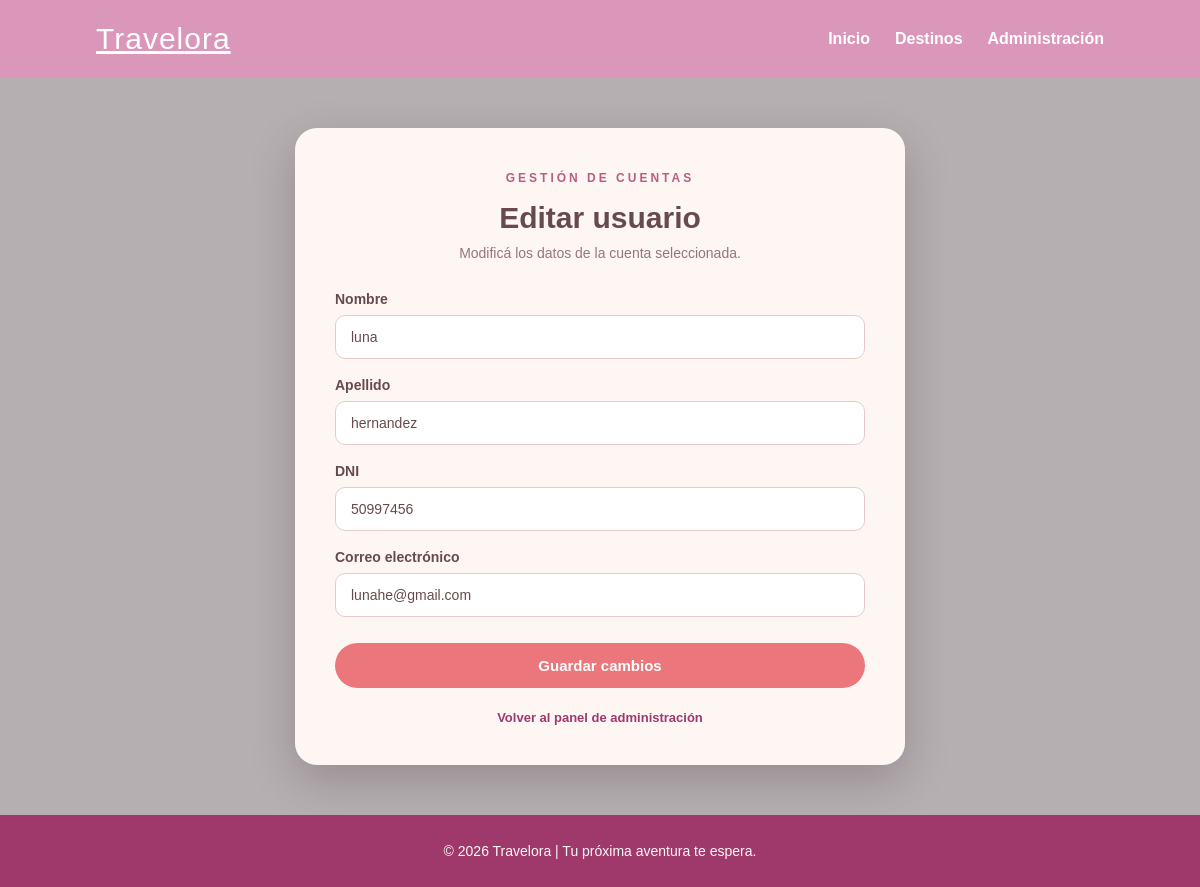
The app's page /editar_usuario.php?id=2 (signed in) with its own data.
### tables this page shows
CREATE TABLE `usuarios` (
  `id` int(11) NOT NULL,
  `nombre` varchar(100) NOT NULL,
  `apellido` varchar(100) NOT NULL,
  `dni` varchar(20) NOT NULL,
  `correo` varchar(150) NOT NULL,
  `contraseña` varchar(255) NOT NULL,
  `rol` enum('usuario','admin') DEFAULT 'usuario',
  `fecha_archivado` datetime DEFAULT NULL,
  `fecha_creacion` timestamp NOT NULL DEFAULT current_timestamp()
);

### editar_usuario.php (the view, shortened to what this page needs)
<?php
require_once "conexion.php";
$id = filter_input(INPUT_GET, "id", FILTER_VALIDATE_INT);
$consulta = $conexion->prepare(
    "SELECT id, nombre, apellido, dni, correo
    FROM usuarios
    WHERE id = ? AND fecha_archivado IS NULL"
);
$consulta->execute([$id]);
$usuario = $consulta->fetch(PDO::FETCH_ASSOC);
?>
<!DOCTYPE html>
<html lang="es">
<head>
    <link rel="stylesheet" href="style.css?v=11">
</head>
<body class="editar-page">
    <header class="navbar">
        <a href="index.php" class="logo">
            Travel<span>ora</span>
        </a>
        <nav class="menu">
            <a href="index.php">Inicio</a>
            <a href="destinos.php">Destinos</a>
            <a href="admin_usuarios.php">Administración</a>
        </nav>
    </header>
    <main class="editar-container">
        <section class="editar-card">
            <div class="editar-heading">
                <span class="editar-tag">GESTIÓN DE CUENTAS</span>
                <h1>Editar usuario</h1>
                <p>Modificá los datos de la cuenta seleccionada.</p>
            </div>
            <form method="POST" class="editar-form">
                <div class="editar-field">
                    <label for="nombre">Nombre</label>
                    <input
                        type="text"
                        id="nombre"
                        name="nombre"
                        value="<?php echo htmlspecialchars($usuario["nombre"]); ?>"
                        required
                    >
                </div>
                <div class="editar-field">
                    <label for="apellido">Apellido</label>
                    <input
                        type="text"
                        id="apellido"
                        name="apellido"
                        value="<?php echo htmlspecialchars($usuario["apellido"]); ?>"
                        required
                    >
                </div>
                <div class="editar-field">
                    <label for="dni">DNI</label>
                    <input
                        type="text"
                        id="dni"
                        name="dni"
                        value="<?php echo htmlspecialchars($usuario["dni"]); ?>"
                        required
                    >
                </div>
                <div class="editar-field">
                    <label for="correo">Correo electrónico</label>
                    <input
                        type="email"
                        id="correo"
                        name="correo"
                        value="<?php echo htmlspecialchars($usuario["correo"]); ?>"
                        required
                    >
                </div>
                <button type="submit" class="editar-button">
                    Guardar cambios
                </button>
            </form>
            <a href="admin_usuarios.php" class="editar-back">
                Volver al panel de administración
            </a>
        </section>
    </main>
    <footer class="footer">
        <p>© 2026 Travelora | Tu próxima aventura te espera.</p>
    </footer>
</body>
</html>

### style.css (style rules this page uses)
* { margin: 0; padding: 0; box-sizing: border-box; }
html { scroll-behavior: smooth; }
body { font-family: Arial, sans-serif; background-color: #fff8f5; color: #674b4c; }
.navbar { display: flex; justify-content: space-between; align-items: center; padding: 22px 8%; background-color: #db97b9; }
.logo { font-size: 30px; color: #ffffff; letter-spacing: 1px; }
.logo span { color: #ffffff; }
.menu { display: flex; align-items: center; gap: 25px; }
.menu a { text-decoration: none; color: #ffffff; font-weight: bold; transition: 0.3s; }
button, .boton-accion { transition: 0.3s; }
footer { background-color: #9f396c; color: #fff8f5; text-align: center; padding: 28px; font-size: 14px; }
.editar-page { min-height: 100vh; display: flex; flex-direction: column; background: linear-gradient(rgba(45, 27, 35, 0.35), rgba(45, 27, 35, 0.35)), url("https://images.unsplash.com/photo-1567991722999-74f27f53f33a?w=1600") center/cover fixed; }
.editar-container { width: 100%; max-width: 650px; margin: auto; padding: 50px 20px; }
.editar-card { width: 100%; padding: 40px; background: rgba(255, 248, 245, 0.97); border-radius: 22px; box-shadow: 0 15px 45px rgba(40, 20, 25, 0.22); }
.editar-heading { text-align: center; margin-bottom: 30px; }
.editar-tag { color: #b85d83; font-size: 12px; font-weight: bold; letter-spacing: 3px; }
.editar-heading h1 { color: #674b4c; font-size: 30px; margin: 15px 0 10px; }
.editar-heading p { color: #967777; font-size: 14px; }
.editar-form { display: flex; flex-direction: column; gap: 18px; }
.editar-field { display: flex; flex-direction: column; gap: 8px; }
.editar-field label { color: #674b4c; font-size: 14px; font-weight: bold; }
.editar-field input { width: 100%; padding: 13px 15px; border: 1px solid #e7c9c7; border-radius: 10px; background: white; color: #674b4c; font-size: 14px; outline: none; }
.editar-button { width: 100%; margin-top: 8px; padding: 14px; border: none; border-radius: 30px; background: #eb777d; color: white; font-size: 15px; font-weight: bold; cursor: pointer; transition: 0.3s; }
.editar-back { display: block; margin-top: 22px; color: #9f396c; text-align: center; text-decoration: none; font-size: 13px; font-weight: bold; }
body { overflow-x: hidden; }

### records on screen
usuarios: nombre "luna", apellido "hernandez", dni "50997456", correo "lunahe@gmail.com"
